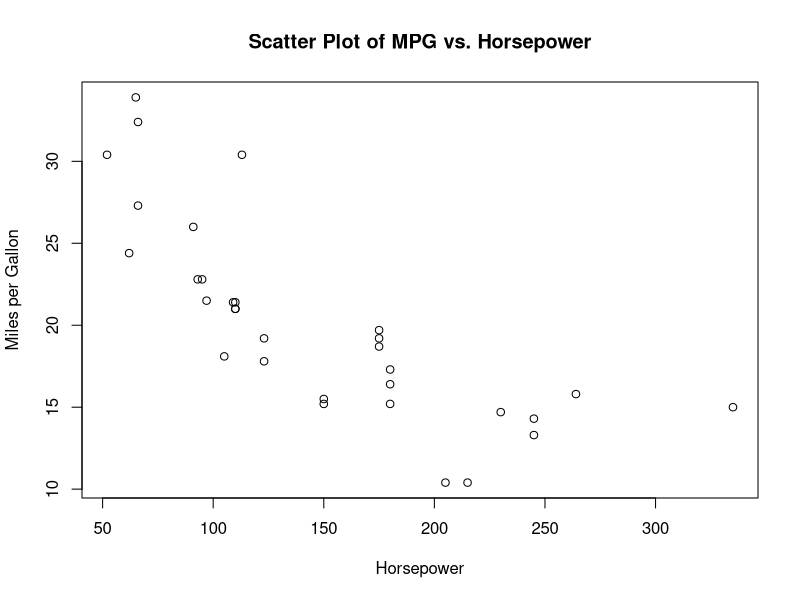
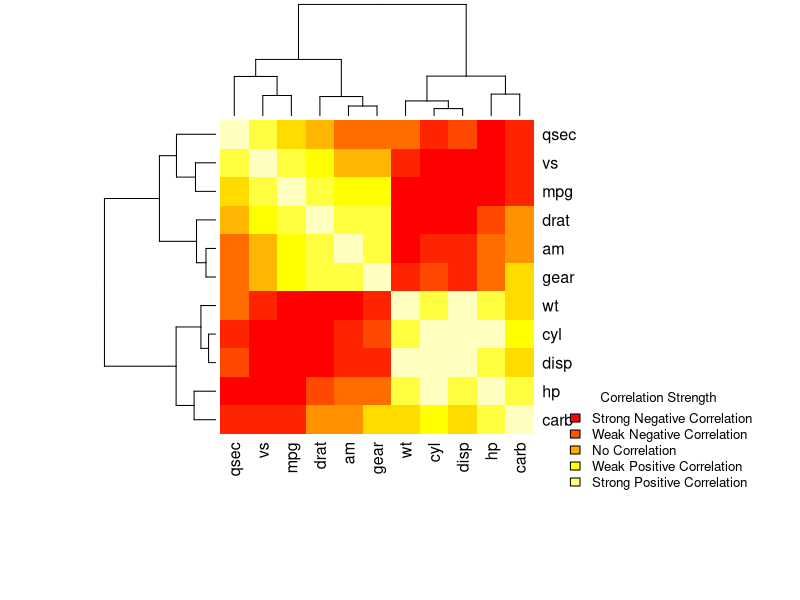

These charts were generated, in order, by the following R code:
# Lecture 13: A real-world example of using R for data analysis

# In this lecture, we will work on a real-world example of using R for data analysis.
# We will load a dataset and perform some basic data exploration and analysis.

# Load the dataset

# The dataset we will be using is the "mtcars" dataset, which is a built-in dataset in R.
# The dataset contains information about various car models, including the number of cylinders, horsepower, and miles per gallon (mpg).

# Let's load the dataset and take a look at the first few rows.

# Load the mtcars dataset
data(mtcars)

# Display the first few rows of the dataset
head(mtcars)

# Check the structure of the dataset
str(mtcars)

# Summary of the dataset
summary(mtcars)

# These steps provide us with an overview of the dataset, including the column names, data types, and summary statistics.
# We can see that the dataset contains 32 observations and 11 variables.
# The variables include the number of cylinders, horsepower, and miles per gallon (mpg) of each car model.
# We can use this information to perform further analysis and visualization of the dataset.

# The dataset contains the following columns:'

# - mpg: Miles/(US) gallon
# - cyl: Number of cylinders
# - disp: Displacement (cu.in.)
# - hp: Gross horsepower
# - drat: Rear axle ratio
# - wt: Weight (1000 lbs)
# - qsec: 1/4 mile time
# - vs: V/S

# It is also possible to use the help function to get more information about the dataset (since it is a built-in dataset in R).

# Help on the mtcars dataset
help(mtcars)

# This provides additional information about the dataset, including the source and description of the dataset.

# Now that we have loaded and explored the dataset, we can perform further analysis and visualization to gain insights from the data.

# For example, we can create a scatter plot of miles per gallon (mpg) versus horsepower to see if there is a relationship between the two variables.

# Create a scatter plot of mpg vs. hp
plot(mtcars$hp, mtcars$mpg, xlab = "Horsepower", ylab = "Miles per Gallon", main = "Scatter Plot of MPG vs. Horsepower")

# The scatter plot shows the relationship between miles per gallon (mpg) and horsepower for the car models in the dataset.
# We can see that there is a negative relationship between the two variables, with higher horsepower values corresponding to lower miles per gallon values.
# The help page for the plot() function provides more information about customizing plots and adding labels and titles.
# It also informs us what the arguments are and how they can be used.


#?plot



# We see that x and y are the variables to be plotted, xlab and ylab are the labels for the x and y axes, and main is the title of the plot.
# Again, the help function is a valuable resource for learning more about functions and how to use them in R.

# Let's continue exploring the dataset and performing further analysis to gain insights from the data.

# For instance we can calculate the correlation between the variables in the dataset.

# Calculate the correlation matrix
correlation_matrix <- cor(mtcars)

# Display the correlation matrix
print(correlation_matrix)

# It is clear that the correlation matrix provides information about the relationships between the variables in the dataset.
# We can see that some variables are positively correlated, while others are negatively correlated.

# We can also visualize the correlation matrix using a heatmap to better understand the relationships between the variables.

# Create a heatmap of the correlation matrix
heatmap(correlation_matrix, col = heat.colors(10), symm = TRUE, margins = c(10, 10))

# The heatmap provides a visual representation of the correlation matrix, with warmer colors indicating stronger positive correlations and cooler colors indicating stronger negative correlations.
# This visualization can help us identify patterns and relationships between the variables in the dataset.

# Let's add a legend to the heatmap to better understand the color scale.

# Add a legend to the heatmap
# Note that we can organize the code in a more readable way by breaking it into multiple lines.
# This makes it easier to understand and modify the code.
# The linebreaks can occur after commas or operators.
legend("bottomright",
    legend = c(
        "Strong Negative Correlation",
        "Weak Negative Correlation",
        "No Correlation",
        "Weak Positive Correlation",
        "Strong Positive Correlation"
    ),
    fill = heat.colors(5),
    bty = "n",
    ncol = 1,
    cex = 0.8,
    title = "Correlation Strength"
)

